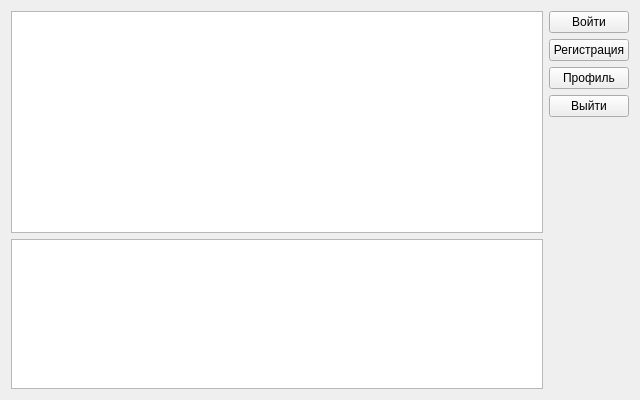
<?xml version="1.0" encoding="UTF-8"?>
<ui version="4.0">
 <class>Menu</class>
 <widget class="QWidget" name="Menu">
  <property name="geometry">
   <rect>
    <x>0</x>
    <y>0</y>
    <width>640</width>
    <height>400</height>
   </rect>
  </property>
  <property name="windowTitle">
   <string>СУБД кадров института</string>
  </property>
  <layout class="QGridLayout" name="gridLayout">
   <item row="0" column="0">
    <widget class="QGraphicsView" name="graphicsView"/>
   </item>
   <item row="0" column="1">
    <layout class="QVBoxLayout" name="verticalLayout">
     <item>
      <widget class="QPushButton" name="enterButton">
       <property name="text">
        <string>Войти</string>
       </property>
      </widget>
     </item>
     <item>
      <widget class="QPushButton" name="registerButton">
       <property name="text">
        <string>Регистрация</string>
       </property>
      </widget>
     </item>
     <item>
      <widget class="QPushButton" name="profileButton">
       <property name="text">
        <string>Профиль</string>
       </property>
      </widget>
     </item>
     <item>
      <widget class="QPushButton" name="exitButton">
       <property name="text">
        <string>Выйти</string>
       </property>
      </widget>
     </item>
     <item>
      <spacer name="verticalSpacer">
       <property name="orientation">
        <enum>Qt::Vertical</enum>
       </property>
       <property name="sizeHint" stdset="0">
        <size>
         <width>20</width>
         <height>40</height>
        </size>
       </property>
      </spacer>
     </item>
    </layout>
   </item>
   <item row="1" column="0">
    <widget class="QListView" name="listView">
     <property name="maximumSize">
      <size>
       <width>16777215</width>
       <height>150</height>
      </size>
     </property>
    </widget>
   </item>
  </layout>
 </widget>
 <resources/>
 <connections/>
</ui>
